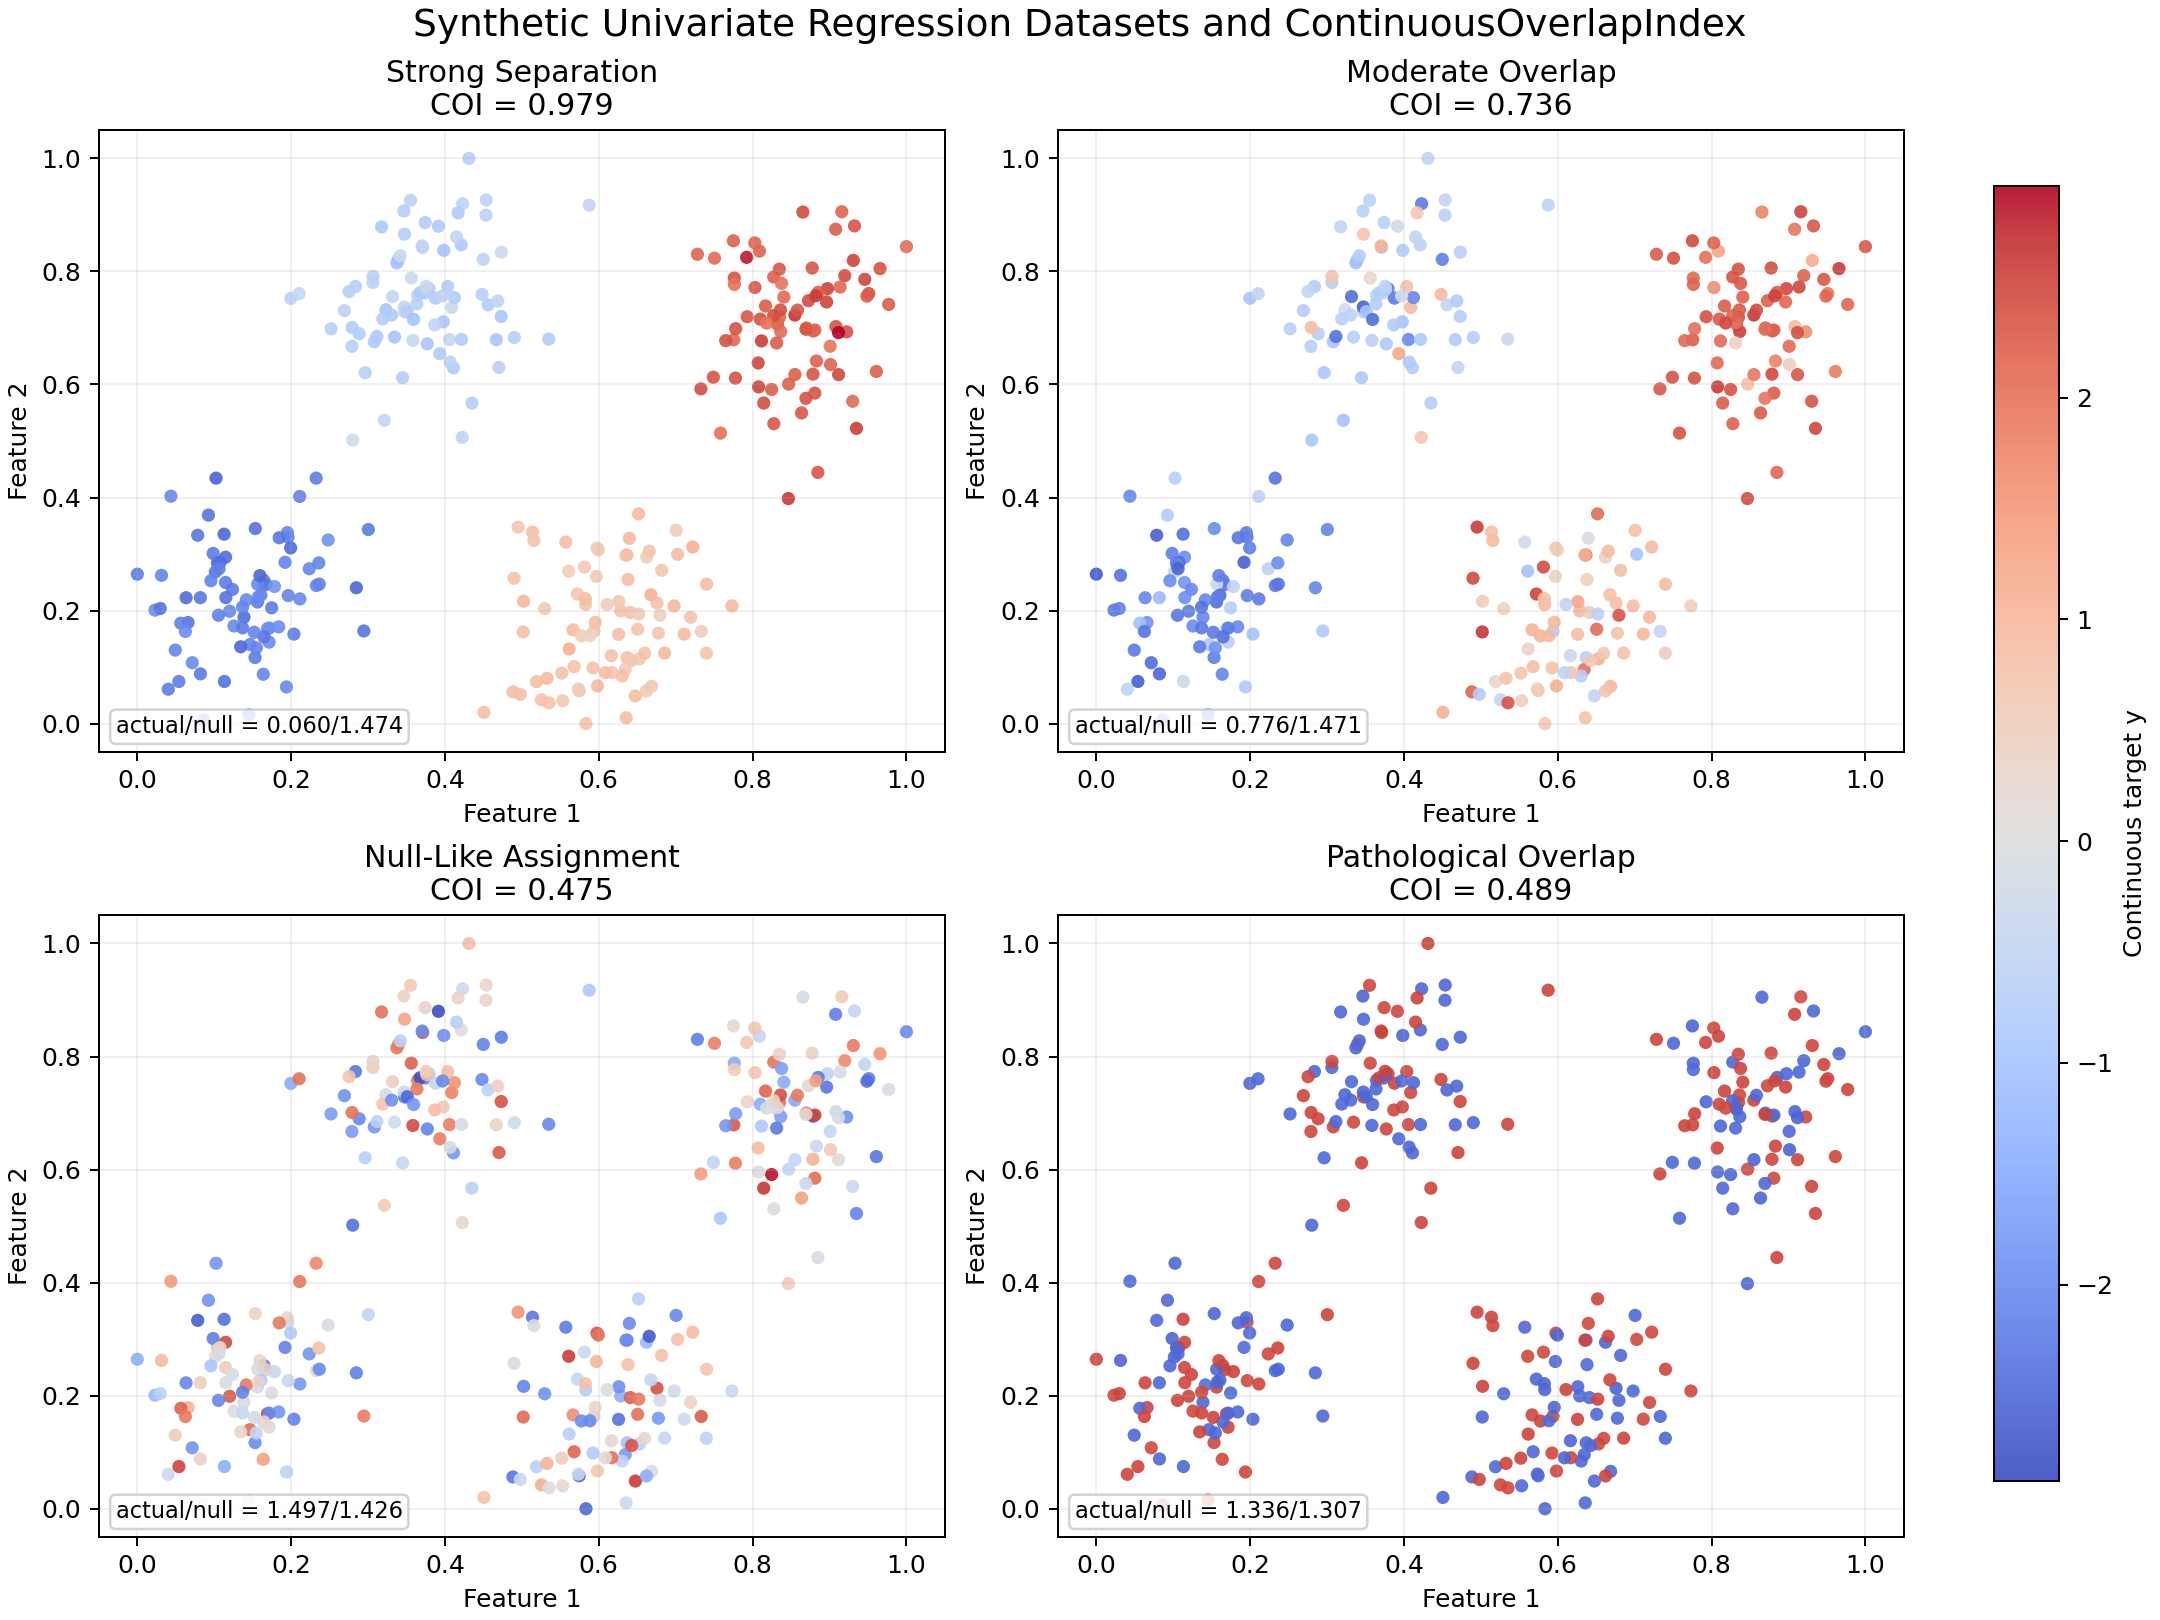

The Python source for this figure:
"""
Visual ContinuousOverlapIndex example on synthetic univariate regression data.

This script builds four 2D synthetic datasets with progressively less useful
feature-target alignment, fits ContinuousOverlapIndex on each one, and plots
the data together with the corresponding COI score on a single figure.
"""

import os
from pathlib import Path

os.environ.setdefault("MPLCONFIGDIR", str(Path("/tmp") / "matplotlib-overlapindex"))

import matplotlib
matplotlib.use("Agg")
import matplotlib.pyplot as plt
import numpy as np
from sklearn.preprocessing import MinMaxScaler

from overlapindex import ContinuousOverlapIndex


OUTPUT_PATH = Path(__file__).with_name("continuous_overlap_synthetic_regression.png")


def _base_feature_blocks(rng: np.random.Generator, points_per_block: int = 80) -> tuple[np.ndarray, np.ndarray]:
    """Return four compact 2D feature regions and their block ids."""
    centers = np.asarray(
        [
            [-2.4, -1.0],
            [-0.8, 1.1],
            [0.8, -1.1],
            [2.4, 1.0],
        ],
        dtype=float,
    )

    blocks = []
    block_ids = []
    for idx, center in enumerate(centers):
        cov = np.asarray([[0.22, 0.04], [0.04, 0.18]], dtype=float)
        block = rng.multivariate_normal(center, cov, size=points_per_block)
        blocks.append(block)
        block_ids.append(np.full(points_per_block, idx, dtype=int))

    X = np.vstack(blocks)
    block_ids_arr = np.concatenate(block_ids)
    X = MinMaxScaler().fit_transform(X)
    return X.astype(float), block_ids_arr


def _aligned_targets(block_ids: np.ndarray, rng: np.random.Generator) -> np.ndarray:
    """High-COI monotonic target aligned with feature regions."""
    means = np.asarray([-2.2, -0.7, 0.8, 2.3], dtype=float)
    return means[block_ids] + rng.normal(scale=0.18, size=block_ids.shape[0])


def _moderate_overlap_targets(block_ids: np.ndarray, rng: np.random.Generator) -> np.ndarray:
    """Mostly aligned target with partial swapping across neighboring regions."""
    y = _aligned_targets(block_ids, rng)
    swap_mask = rng.random(block_ids.shape[0]) < 0.28
    shifted_blocks = np.clip(
        block_ids[swap_mask] + rng.choice([-1, 1], size=swap_mask.sum()),
        0,
        3,
    )
    means = np.asarray([-2.2, -0.7, 0.8, 2.3], dtype=float)
    y[swap_mask] = means[shifted_blocks] + rng.normal(scale=0.28, size=swap_mask.sum())
    return y


def _null_like_targets(block_ids: np.ndarray, rng: np.random.Generator) -> np.ndarray:
    """Target independent of feature region, intended to land near the null."""
    del block_ids
    component_means = np.asarray([-2.0, -0.4, 0.5, 2.0], dtype=float)
    draws = rng.integers(0, component_means.size, size=320)
    return component_means[draws] + rng.normal(scale=0.35, size=draws.shape[0])


def _pathological_targets(X: np.ndarray, rng: np.random.Generator) -> np.ndarray:
    """Adversarial target assignment that flips rapidly within local neighborhoods."""
    order = np.argsort(X[:, 1])
    alternating = np.tile(np.asarray([-2.5, 2.5], dtype=float), X.shape[0] // 2)
    if alternating.shape[0] < X.shape[0]:
        alternating = np.concatenate([alternating, np.asarray([-2.5], dtype=float)])

    y = np.empty(X.shape[0], dtype=float)
    y[order] = alternating[: X.shape[0]] + rng.normal(scale=0.02, size=X.shape[0])
    return y


def _make_examples() -> list[tuple[str, np.ndarray, np.ndarray]]:
    """Build all synthetic datasets with deterministic randomness."""
    base_rng = np.random.default_rng(7)
    X, block_ids = _base_feature_blocks(base_rng)

    datasets = [
        ("Strong Separation", X, _aligned_targets(block_ids, np.random.default_rng(11))),
        ("Moderate Overlap", X, _moderate_overlap_targets(block_ids, np.random.default_rng(13))),
        ("Null-Like Assignment", X, _null_like_targets(block_ids, np.random.default_rng(17))),
        ("Pathological Overlap", X, _pathological_targets(X, np.random.default_rng(19))),
    ]
    return datasets


def _make_model() -> ContinuousOverlapIndex:
    """Return a deterministic COI configuration for the visual example."""
    return ContinuousOverlapIndex(
        model_type="KMeans",
        kmeans_k=6,
        kmeans_kwargs={"random_state": 0, "n_init": 10},
        n_target_cells=4,
        n_null_permutations=24,
        target_cover="quantile",
        target_distance="wasserstein",
        random_state=0,
    )


def main() -> None:
    datasets = _make_examples()
    all_y = np.concatenate([y for _, _, y in datasets])
    color_limits = (float(all_y.min()), float(all_y.max()))

    fig, axes = plt.subplots(2, 2, figsize=(12, 9), constrained_layout=True)
    axes = axes.ravel()

    for ax, (name, X, y) in zip(axes, datasets):
        coi = _make_model()
        coi.fit(X, y)

        scatter = ax.scatter(
            X[:, 0],
            X[:, 1],
            c=y,
            cmap="coolwarm",
            vmin=color_limits[0],
            vmax=color_limits[1],
            s=28,
            linewidths=0.0,
            alpha=0.9,
        )
        ax.set_title(f"{name}\nCOI = {coi.index:.3f}")
        ax.set_xlabel("Feature 1")
        ax.set_ylabel("Feature 2")
        ax.set_xlim(-0.05, 1.05)
        ax.set_ylim(-0.05, 1.05)
        ax.grid(alpha=0.18)

        ax.text(
            0.02,
            0.03,
            f"actual/null = {coi.actual_loss_:.3f}/{coi.null_loss_:.3f}",
            transform=ax.transAxes,
            fontsize=9,
            bbox={"boxstyle": "round,pad=0.25", "facecolor": "white", "alpha": 0.85, "edgecolor": "0.8"},
        )

        print(
            f"{name:20s} COI={coi.index:.6f}  raw={coi.raw_index_:.6f}  "
            f"actual={coi.actual_loss_:.6f}  null={coi.null_loss_:.6f}"
        )

    cbar = fig.colorbar(scatter, ax=axes.tolist(), shrink=0.92)
    cbar.set_label("Continuous target y")
    fig.suptitle("Synthetic Univariate Regression Datasets and ContinuousOverlapIndex", fontsize=15)
    fig.savefig(OUTPUT_PATH, dpi=180)
    plt.close(fig)

    print(f"\nSaved figure to: {OUTPUT_PATH}")


if __name__ == "__main__":
    main()
